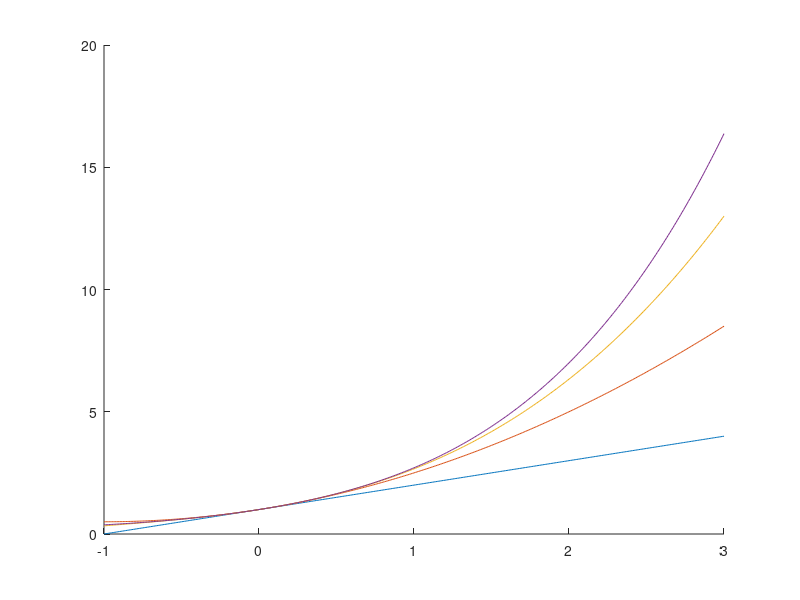

Source code (MATLAB):
hold on;

range = -1:0.01:3;
n = 4;

function T = taylor(N)
  T = [1];
  fact = 1;
  for i = 1:N
    fact = fact * i;
    T(end + 1) = (1 / fact);
  endfor
  T = flip(T);
endfunction

for i = 1:n;
  values = polyval(taylor(i), range);
  plot(range, values);
endfor